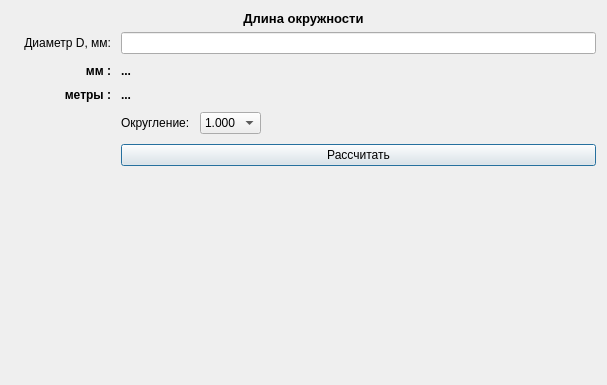
<?xml version="1.0" encoding="UTF-8"?>
<ui version="4.0">
 <class>Form</class>
 <widget class="QWidget" name="Form">
  <property name="geometry">
   <rect>
    <x>0</x>
    <y>0</y>
    <width>607</width>
    <height>385</height>
   </rect>
  </property>
  <property name="windowTitle">
   <string>Form</string>
  </property>
  <layout class="QGridLayout" name="gridLayout_2">
   <item row="1" column="0" colspan="2">
    <widget class="QLabel" name="label">
     <property name="enabled">
      <bool>true</bool>
     </property>
     <property name="font">
      <font>
       <pointsize>10</pointsize>
       <weight>75</weight>
       <bold>true</bold>
      </font>
     </property>
     <property name="layoutDirection">
      <enum>Qt::LeftToRight</enum>
     </property>
     <property name="text">
      <string>Длина окружности</string>
     </property>
     <property name="alignment">
      <set>Qt::AlignCenter</set>
     </property>
     <property name="margin">
      <number>6</number>
     </property>
    </widget>
   </item>
   <item row="4" column="0">
    <widget class="QLabel" name="Images">
     <property name="text">
      <string/>
     </property>
     <property name="pixmap">
      <pixmap>../../engineer_helper_appqt/data/images/images_vesseles/длина окружности.png</pixmap>
     </property>
    </widget>
   </item>
   <item row="5" column="1">
    <spacer name="verticalSpacer">
     <property name="orientation">
      <enum>Qt::Vertical</enum>
     </property>
     <property name="sizeHint" stdset="0">
      <size>
       <width>20</width>
       <height>40</height>
      </size>
     </property>
    </spacer>
   </item>
   <item row="4" column="1">
    <layout class="QGridLayout" name="gridLayout">
     <property name="spacing">
      <number>10</number>
     </property>
     <item row="0" column="2">
      <widget class="QLineEdit" name="input_field_radius"/>
     </item>
     <item row="0" column="1">
      <widget class="QLabel" name="label_2">
       <property name="text">
        <string>Диаметр D, мм:</string>
       </property>
       <property name="alignment">
        <set>Qt::AlignRight|Qt::AlignTrailing|Qt::AlignVCenter</set>
       </property>
      </widget>
     </item>
     <item row="2" column="1">
      <widget class="QLabel" name="label_7">
       <property name="font">
        <font>
         <pointsize>9</pointsize>
         <weight>75</weight>
         <bold>true</bold>
        </font>
       </property>
       <property name="text">
        <string>метры :</string>
       </property>
       <property name="alignment">
        <set>Qt::AlignRight|Qt::AlignTrailing|Qt::AlignVCenter</set>
       </property>
      </widget>
     </item>
     <item row="1" column="2">
      <widget class="QLabel" name="result_field_millimeters">
       <property name="font">
        <font>
         <pointsize>9</pointsize>
         <weight>75</weight>
         <bold>true</bold>
        </font>
       </property>
       <property name="text">
        <string>...</string>
       </property>
      </widget>
     </item>
     <item row="5" column="2">
      <spacer name="verticalSpacer_2">
       <property name="orientation">
        <enum>Qt::Vertical</enum>
       </property>
       <property name="sizeHint" stdset="0">
        <size>
         <width>20</width>
         <height>40</height>
        </size>
       </property>
      </spacer>
     </item>
     <item row="1" column="1">
      <widget class="QLabel" name="label_5">
       <property name="font">
        <font>
         <pointsize>9</pointsize>
         <weight>75</weight>
         <bold>true</bold>
        </font>
       </property>
       <property name="text">
        <string>мм :</string>
       </property>
       <property name="alignment">
        <set>Qt::AlignRight|Qt::AlignTrailing|Qt::AlignVCenter</set>
       </property>
      </widget>
     </item>
     <item row="4" column="2">
      <widget class="QPushButton" name="button_calculate">
       <property name="text">
        <string>Рассчитать</string>
       </property>
       <property name="autoDefault">
        <bool>true</bool>
       </property>
       <property name="default">
        <bool>true</bool>
       </property>
      </widget>
     </item>
     <item row="3" column="2">
      <layout class="QHBoxLayout" name="horizontalLayout_3">
       <item>
        <widget class="QLabel" name="label_6">
         <property name="text">
          <string>Округление:</string>
         </property>
        </widget>
       </item>
       <item>
        <widget class="QComboBox" name="selection_rounding">
         <item>
          <property name="text">
           <string>1.000</string>
          </property>
         </item>
         <item>
          <property name="text">
           <string>1.00</string>
          </property>
         </item>
         <item>
          <property name="text">
           <string>1.0</string>
          </property>
         </item>
         <item>
          <property name="text">
           <string>1</string>
          </property>
         </item>
        </widget>
       </item>
       <item>
        <spacer name="horizontal_spacer_2">
         <property name="orientation">
          <enum>Qt::Horizontal</enum>
         </property>
         <property name="sizeHint" stdset="0">
          <size>
           <width>20</width>
           <height>20</height>
          </size>
         </property>
        </spacer>
       </item>
      </layout>
     </item>
     <item row="2" column="2">
      <widget class="QLabel" name="result_field_meters">
       <property name="font">
        <font>
         <pointsize>9</pointsize>
         <weight>75</weight>
         <bold>true</bold>
        </font>
       </property>
       <property name="text">
        <string>...</string>
       </property>
      </widget>
     </item>
    </layout>
   </item>
  </layout>
 </widget>
 <tabstops>
  <tabstop>input_field_radius</tabstop>
  <tabstop>selection_rounding</tabstop>
  <tabstop>button_calculate</tabstop>
 </tabstops>
 <resources/>
 <connections/>
</ui>
